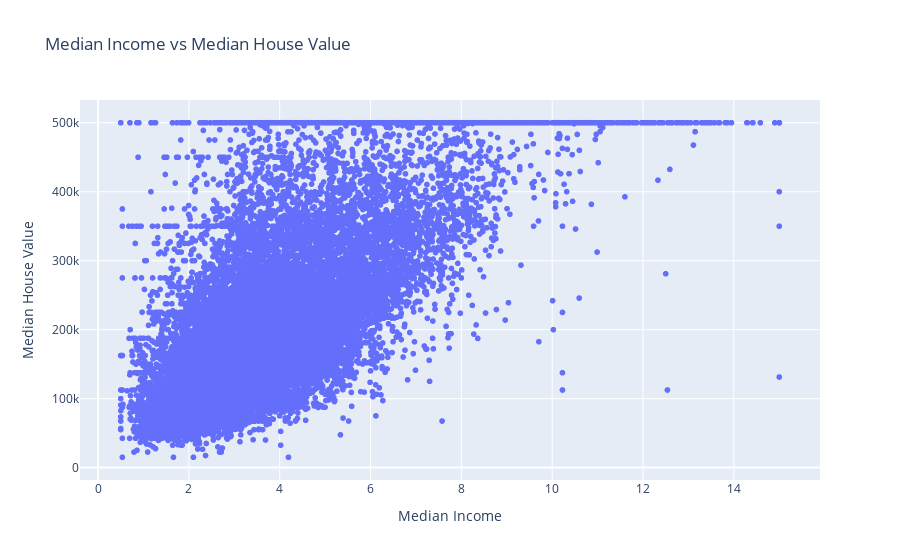
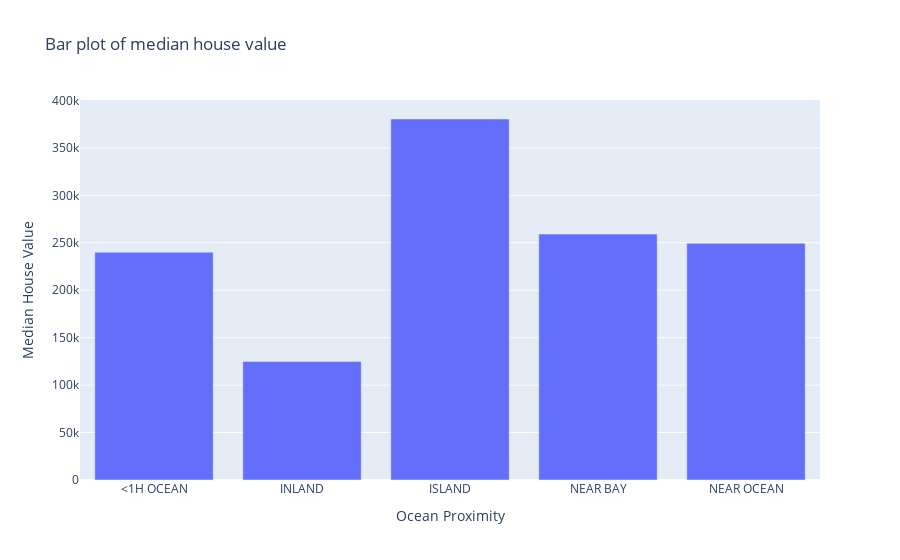

The notebook cell saved with these charts, in order:
### Markdown cell above
## Exercise 7 (Comprehensive)


This exercise will test your understanding of the key concepts covered in this notebook, including Pandas for data manipulation, NumPy for numerical operations, and Matplotlib/Plotly for data visualization.

**Scenario:**

You are a data analyst exploring the California Housing dataset (https://www.kaggle.com/datasets/camnugent/california-housing-prices/data), which contains information about housing prices and other related features in California districts.

**Tasks:**

1.  **Data Loading and Inspection (Pandas):**
    *   Load the `california_housing_train.csv` file into a Pandas DataFrame named `housing_data`.
    *   Display the first 5 rows, the data types of each column, and descriptive statistics for the numerical columns in `housing_data`.

2.  **Data Cleaning and Preparation (Pandas):**
    *   Introduce a few missing values into the `median_house_value` column of `housing_data` (e.g., set the value for a couple of rows to `np.nan`).
    *   Count the number of missing values in the `median_house_value` column.
    *   Fill the missing values in the `median_house_value` column with the mean of the non-missing values.
    *   Introduce a few duplicate rows into `housing_data` by concatenating a few existing rows.
    *   Identify and display the duplicate rows.
    *   Remove the duplicate rows, keeping the first occurrence.

3.  **Data Manipulation (Pandas):**
    *   Filter `housing_data` to create a new DataFrame `expensive_houses` containing houses with `median_house_value` greater than the overall median house value.
    *   Sort `expensive_houses` by `median_income` in descending order.
    *   Group `housing_data` by `ocean_proximity` and calculate the average `median_income` for each group.

4.  **NumPy Operations:**
    *   Extract the `median_income` column from the original `housing_data` DataFrame (before adding NaNs or duplicates) as a NumPy array named `income_array`.
    *   Calculate and display the mean, median, and standard deviation of `income_array` using NumPy functions.
    *   Create a 3x3 NumPy array with random floating-point values between 0 and 1.
    *   Calculate the inverse of this 3x3 array using NumPy's linear algebra module.

5.  **Data Visualization (Matplotlib and Plotly):**
    *   Using Matplotlib, create a histogram of the `median_house_value` column from the cleaned `housing_data` DataFrame.
    *   Using Plotly, create an interactive scatter plot of `median_income` vs `median_house_value` from the cleaned `housing_data` DataFrame.
    *   Using Plotly, create an interactive bar plot showing the average `median_house_value` for each `ocean_proximity` category (use the results from the grouping in Task 3).

### Code cell
import kagglehub
from pathlib import Path

# Task 1

dataset = Path(kagglehub.dataset_download("camnugent/california-housing-prices"))
csv_file = dataset / "housing.csv"

housing_data = pd.read_csv(csv_file)
housing_data_original = housing_data.copy()

display(housing_data.head())
housing_data.info()
display(housing_data.describe())

# Task 2

housing_data.loc[0, "median_house_value"] = np.nan
housing_data.loc[100, "median_house_value"] = np.nan
housing_data.loc[200, "median_house_value"] = np.nan
housing_data.loc[600, "median_house_value"] = np.nan

print(housing_data.loc[[0, 100, 200, 600], ["median_house_value"]])

nan_cols = housing_data["median_house_value"].isnull().sum()
display(nan_cols)

housing_data_filled_mean = housing_data.copy()
housing_data_mean = housing_data_filled_mean["median_house_value"].mean()
housing_data_filled_mean["median_house_value"] = housing_data_filled_mean["median_house_value"].fillna(housing_data_mean)
print(housing_data_filled_mean.loc[[0, 100, 200, 600], ["median_house_value"]])

# Introduce duplicate rows for 1, 300, 400, 500
duplicate_rows = housing_data_filled_mean.iloc[[1, 300, 400, 500]]
housing_data_duplicates = pd.concat([housing_data_filled_mean, duplicate_rows])

duplicates = housing_data_duplicates[housing_data_duplicates.duplicated(keep=False)]
display(duplicates)

# Drop the introduced duplicates with keep first
housing_data_filled_mean_no_duplicates = housing_data_duplicates.drop_duplicates(keep="first")
duplicates = housing_data_filled_mean_no_duplicates[housing_data_filled_mean_no_duplicates.duplicated()]
display(duplicates)

# Task 3

# Filter expensive houses greater than the median value
housing_data_median = housing_data["median_house_value"].median()
expensive_houses = housing_data[housing_data["median_house_value"] > housing_data_median]
display(expensive_houses)

# Sort houses by median value in desc
expensive_houses_sorted = expensive_houses.sort_values(["median_income"], ascending=[False])
display(expensive_houses_sorted)

# Group by ocean proximity and calculate median income for each category
group_housing_data = housing_data.groupby("ocean_proximity")["median_income"].mean().reset_index()
display(group_housing_data)

# Task 4

# Numpy array for median income
housing_data_median_income = housing_data_original["median_income"]
income_array = np.array(housing_data_median_income)

# Mean, median, stdev 
mean_income = np.mean(income_array)
median_income = np.median(income_array)
std_income = np.std(income_array)

print(mean_income, median_income, std_income)

# Random 3x3 array 0, 1 floats
rand_array = np.random.rand(3, 3)
print(rand_array)

# Inverse array
inverse_array = np.linalg.inv(rand_array)
print(inverse_array)

# Task 5

# Histogram of median house value from cleaned df
housing_data_filled_mean_no_duplicates[["median_house_value"]].hist(bins=10, figsize=(12, 5))

# Scatter plot of median income vs median_house_value from cleaned df
fig = px.scatter(
housing_data_filled_mean_no_duplicates,
x="median_income",
y="median_house_value",
title="Median Income vs Median House Value",
labels={ "median_income": "Median Income", "median_house_value": "Median House Value" }
)
fig.show()

# Bar plot for average median house value for ocean proximity group
group_housing_data = (
    housing_data_filled_mean_no_duplicates
    .groupby("ocean_proximity")["median_house_value"].mean().reset_index()
)

fig = px.bar(
    group_housing_data,
    x="ocean_proximity",
    y="median_house_value",
    title="Bar plot of median house value",
    labels={ "ocean_proximity": "Ocean Proximity", "median_house_value": "Median House Value" }
)
fig.show()

### Figure 1 — Plotly figure (JSON) as saved in the notebook; plotly's stock layout.template omitted (floating-point values rounded to 4 significant figures; data arrays with more than 128 entries replaced by an {"elided": "..."} marker saying what was removed)
{"data": [{"hovertemplate": "Median Income=%{x}<br>Median House Value=%{y}<extra></extra>", "legendgroup": "", "marker": {"color": "#636efa", "symbol": "circle"}, "mode": "markers", "name": "", "showlegend": false, "type": "scattergl", "x": {"elided": "20640 float values"}, "xaxis": "x", "y": {"elided": "20640 float values"}, "yaxis": "y"}], "layout": {"legend": {"tracegroupgap": 0}, "title": {"text": "Median Income vs Median House Value"}, "xaxis": {"anchor": "y", "domain": [0, 1], "title": {"text": "Median Income"}}, "yaxis": {"anchor": "x", "domain": [0, 1], "title": {"text": "Median House Value"}}}}

### Figure 2 — Plotly figure (JSON) as saved in the notebook; plotly's stock layout.template omitted (floating-point values rounded to 4 significant figures)
{"data": [{"hovertemplate": "Ocean Proximity=%{x}<br>Median House Value=%{y}<extra></extra>", "legendgroup": "", "marker": {"color": "#636efa", "pattern": {"shape": ""}}, "name": "", "orientation": "v", "showlegend": false, "textposition": "auto", "type": "bar", "x": ["<1H OCEAN", "INLAND", "ISLAND", "NEAR BAY", "NEAR OCEAN"], "xaxis": "x", "y": [240100.0, 124800.0, 380400.0, 259100.0, 249400.0], "yaxis": "y"}], "layout": {"barmode": "relative", "legend": {"tracegroupgap": 0}, "title": {"text": "Bar plot of median house value"}, "xaxis": {"anchor": "y", "domain": [0, 1], "title": {"text": "Ocean Proximity"}}, "yaxis": {"anchor": "x", "domain": [0, 1], "title": {"text": "Median House Value"}}}}
